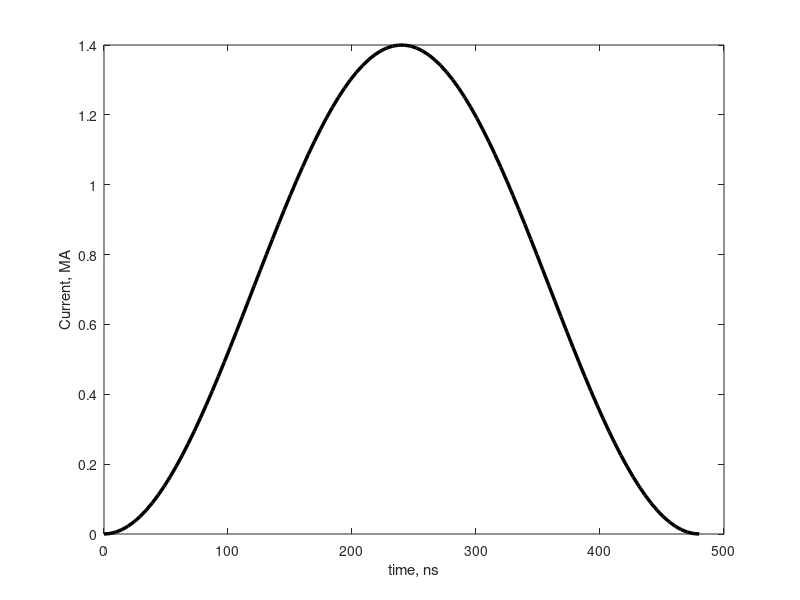

Source code (MATLAB): (Note: this script raises an error after producing the figure.)
function rocketModelV2()
clc; close all; clear;
% Constants
load physicalConstants-SI.mat mu0
% Array Parameters
R0 = 16e-3 / 2; % Array radius, [m]
V = 100 * 10^3; % [m/s]
alph = 0.5; % fraction of mass remaining at t = t0 (end of current pulse)
N = 16; % number of wires
rho_w = 2710; % wire density, [kg/m^3]
t0 = 480e-9; % pulse duration , s

% Calulate for a given wire diameter
d = 40e-6; % [m]

% % mass in array
rw = 75e-6 / 2; % wire radius [m]
array_mass = N * pi * rw^2 * 1 * rho_w; 

fn = @(t) I(t).^2; % fn to integrate

% Initial mass required

m0 = mu0 / (4 * pi * R0 * V) / (1-alph) * integral(fn,0,t0); % [kg/m] mass per unit length
d_w = getWireDiameter(m0,N,rho_w);  % Initial Wire radius, [m]

% Output
fprintf('m0/l required [x 10^3 kg/m] = %f\n', m0*1e3); 
fprintf('d_w required for %2.0f wires [um] = %f\n', N, d_w * 10^6); 


% show pulse
showCurrentPulse(t0);
saveas(gcf,'current.png');
% % Density distribution
% showDensityDistribution([t0/6, t0/3, t0/2, 4 * t0/6, 5 * t0/6, t0],R0,V);
% saveas(gcf,'denisty.png');


fprintf('num wires for %2.1f um diameter wires = %2.1f\n',d*1e6, getWireNumrequired(m0, rho_w, d));



% % analytical solution for initial mass for I ~ I0 sin(pi/t0 * t)

% % Current pulse parameters - for analytical solution
% I_pk = 1.4e6; % [A]
% t0 = 2 * 240e-9; % [s], Rise time
% m0_anal = mu0 * I_pk^2 / (4 * pi * R0 * V) / (1-alph) * (t0/2); % analytical solution
% d_w_anal = getWireDiameter(m0_anal,N,rho_w);  % Initial Wire radius, [m]
% fprintf('\nAnalytical solution for I(t) = I sin(pi/t0 * t)\n'); 
% fprintf('m0/l (anal) [kg/m] = %f\n', m0_anal); 
% fprintf('d_w [um] = %f\n', d_w_anal * 10^6); 
end


function out = I(t) % Current function  
% Approx. current profile for a underdamped function
% t in [s]

% % % Puffin 
% I_pk = 1 * 10^6; % [A]
% t0 = 2 * 1.5 * 10^-6; % [s], 2 \times rise time
% out = I_pk * sin(pi * t / t0); % [A]
% 
% % Puffin - Exact
% % V0 = 70e3; % [V], Voltage
% % L = 83e-9; % [H], Inductance
% % w = 5.35 * 10^5; % [s^-1]
% % gamma = 3.01 * 10^5; % [s^-1]
% % out = V0 / (L * w) * exp(-gamma*t) .* sin(w * t); % [A]

% Z
Im = 1.4e6; % [A]
tm = 240e-9; % [s], Rise time
out = Im * (sin(pi * (t) / (2 * tm))).^2;

% % MAGPIE
% Im = 1.4e6; % [A]
% tm = 1 * 250e-9; % [s], Rise time
% out = Im * (sin(pi * t / (2 * tm))).^2;

% % MAGPIE sum of sines
% a1 = 0.7987;
% b1 =0.005901;
% c1 = 0.01495;
% a2 = -0.01834;
% b2 = 0.04547 ;
% c2 = -1.248;
% a3 = 0.2095;
% b3 = 0.02026;
% c3 = -3.02;
% 
% f1 = @(x)  a1*sin(b1*x+c1) + a2*sin(b2*x+c2) + a3*sin(b3*x+c3);
% 
% out = 1.0e6 .* f1(t/1e-9);

end

function N = getWireNumrequired(target_mass, rho_w, d_w)
    N = target_mass ./ (rho_w * pi * (d_w/2).^2);
end

function out = getWireDiameter(m0,N,rho_w)
r_w = sqrt(m0 / (pi * N * rho_w)); % Initial Wire radius, [m]
out = 2 * r_w; 
end

function showCurrentPulse(t0)
t = linspace(0,t0,100);
figure
plot(t*1e9,I(t)*1e-6,'k','LineWidth',2.5);
xlabel('time, ns'); ylabel('Current, MA');
formatPlots(); legend off; axis square
end

function showDensityDistribution(t,R0,Vab)
% show density distribution at time v0
mu0 = 4 * pi * 1e-7;
r = linspace(R0,2.5*R0,100); 

figure
for ii =1:length(t)
rho = mu0 ./ (8 * pi^2 * R0 * r * Vab^2) .* (I(t(ii) - (r-R0)/Vab)).^2;
rho((t(ii) - (r-R0)/Vab) < 0 ) = 0;
plot((r-R0)*1e3,rho,'Color',sqclr('r',ii),'LineWidth',2.5,...
    'DisplayName',['t = ' num2str(t(ii)*1e9) ' ns']); hold on; 
end
xlabel('$r-R_0$, mm','Interpreter','latex'); 
ylabel('Mass Density, $kgm^{-3}$','Interpreter','latex');
formatPlots(); axis square
end

